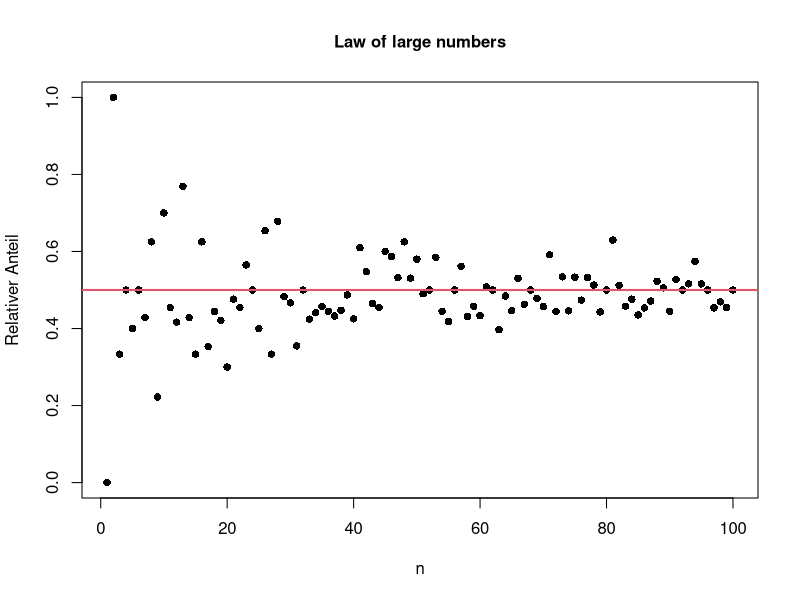
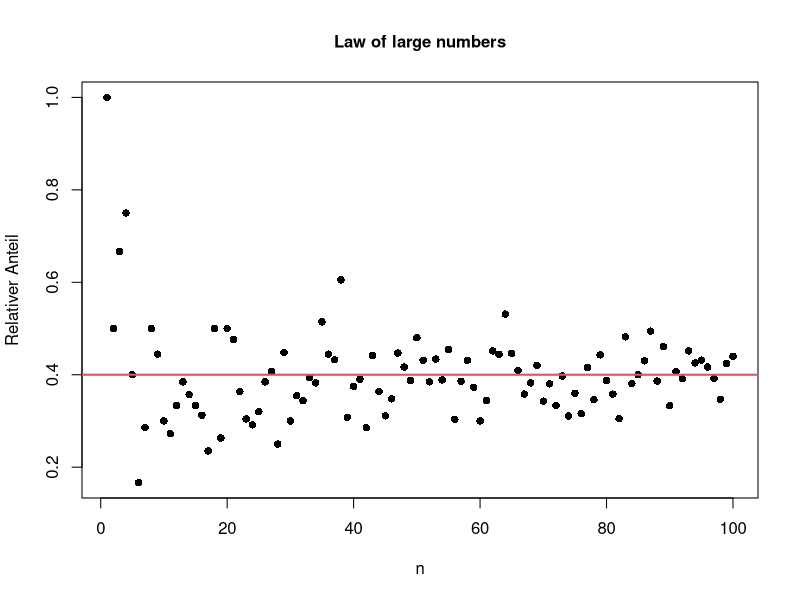
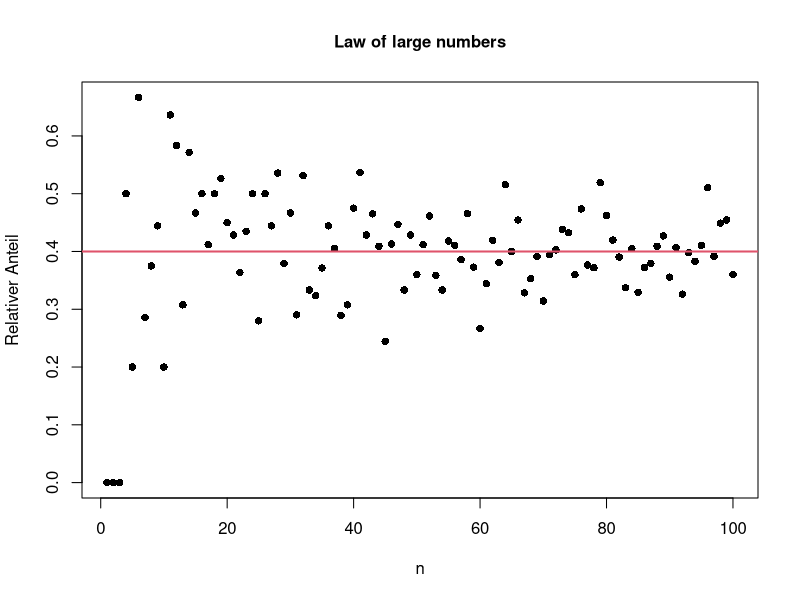

R code for these plots, in order:
## ---- chunk 1
 ##Functions with multiple arguments

GGZGraph=function(N=100,pi=0.5)
{
  RelAnteil=c()
  for (n in 1:N)
  {
    Stichprobe=rbinom(n,1,pi)
    RelAnteil[n]=mean(Stichprobe)
  }
  plot(1:N,RelAnteil,
       main="Law of large numbers",
       xlab="n",ylab="Relativer Anteil",pch=16,
       cex.axis=1,cex.lab=1,cex.main=1)
  abline(h=pi,lwd=2,col=2)
}
GGZGraph()

#Simulation without default values
GGZGraph(100,0.4)
GGZGraph(100,0.4)
